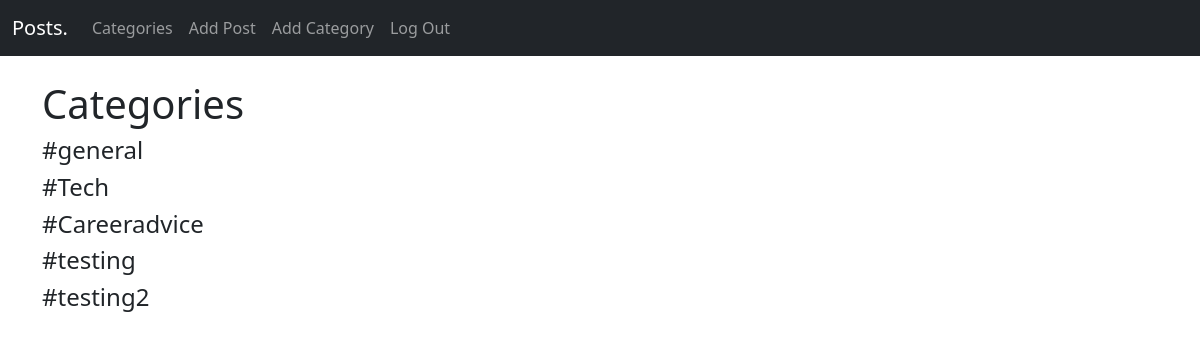
The page /categories/ (signed in) on the database as committed earlier.
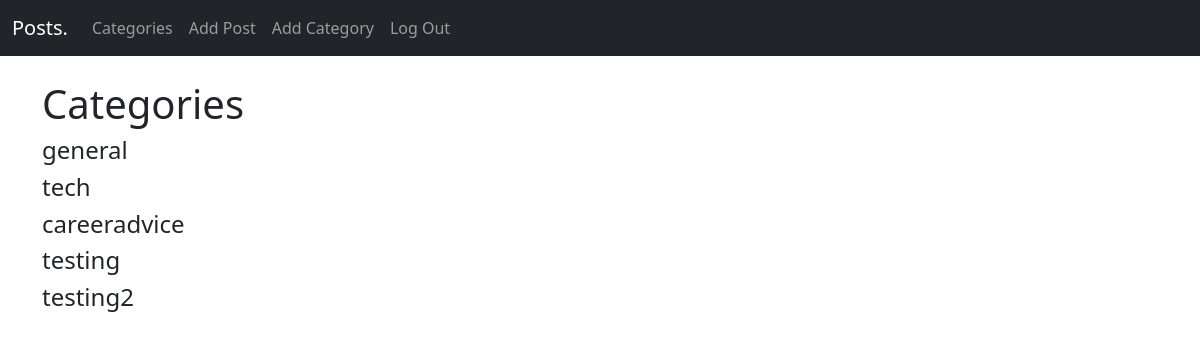
The same page on the database as committed later.
### startBlog/models.py (models this page shows, shortened)
class Category(models.Model):
    name = models.CharField(max_length=255)
    def __str__(self):
        return self.name

### startBlog/views.py (the view)
# urls.py: path('categories/', views.CategoryListView, name="category-list"),
def CategoryListView(request):
    cat_menu_list = Category.objects.all()
    return render(request, 'category_list.html', {'cat_menu_list': cat_menu_list})

### startBlog/templates/category_list.html (shortened to what this page needs)
{%  extends 'base.html' %}
{%  block content    %}
<h1>Categories</h1>
{% for item in cat_menu_list %}
    <h4><a class="dropdown-item" href="{% url 'category-view' item|slugify %}">{{ item }}</a></h4>
{% endfor %}
{% endblock %}

Rows that differ between the two databases and show on the page:
changed Category: name "#general" → "general"
changed Category: name "#Tech" → "tech"
changed Category: name "#Careeradvice" → "careeradvice"
changed Category: name "#testing" → "testing"
changed Category: name "#testing2" → "testing2"
